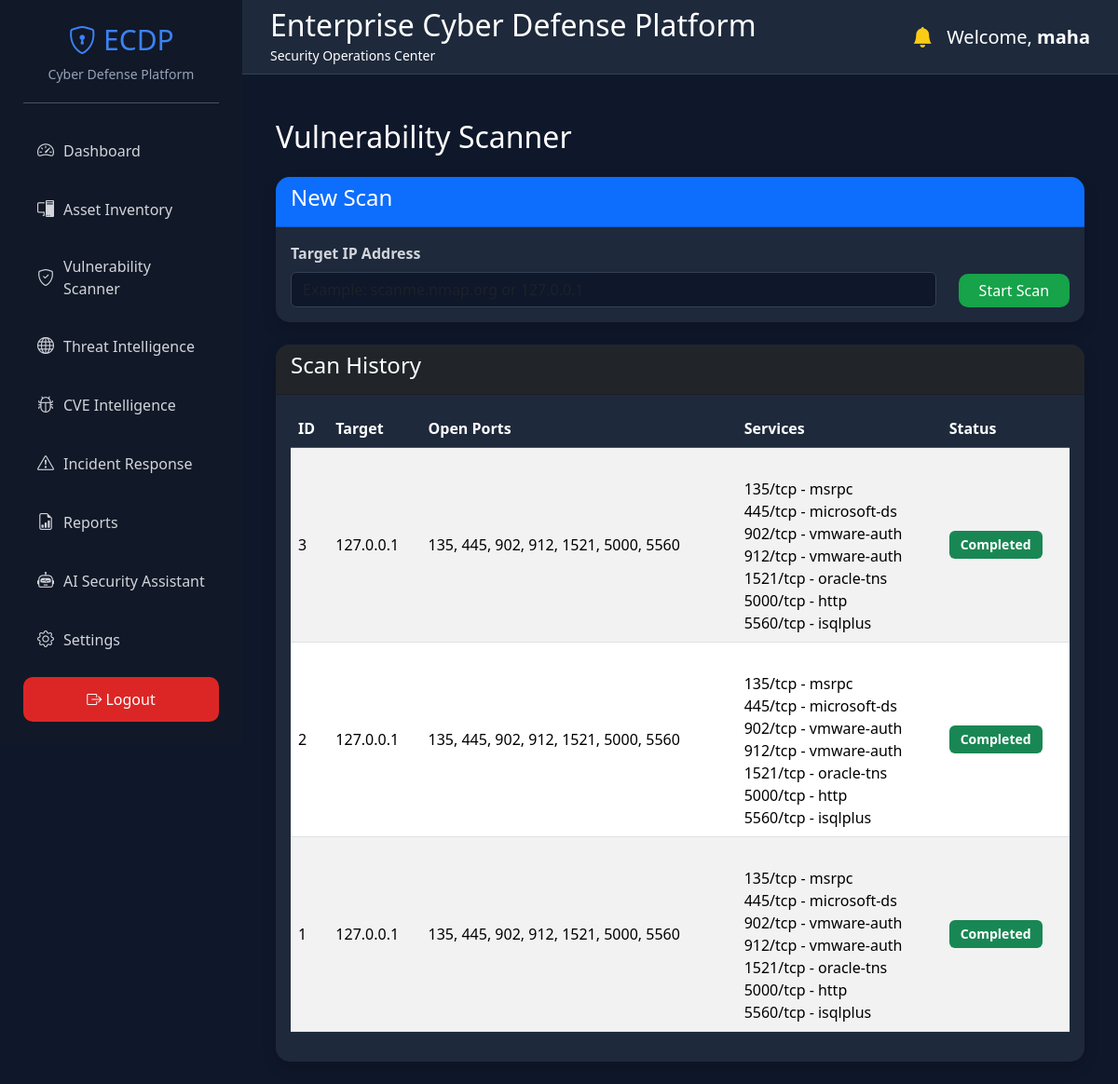
Screenshot of /scanner (signed in) with the database file from the repository.
### models/user.py (models this page shows, shortened)
class User(UserMixin, db.Model):
    __tablename__ = "users"
    id = db.Column(db.Integer, primary_key=True)
    username = db.Column(
        db.String(100),
        unique=True,
        nullable=False
    )
    email = db.Column(
        db.String(120),
        unique=True,
        nullable=False
    )
    password_hash = db.Column(
        db.String(255),
        nullable=False
    )
    role = db.Column(
        db.String(20),
        default="Analyst"
    )

### models/scan.py (models this page shows, shortened)
class Scan(db.Model):
    __tablename__ = "scans"
    id = db.Column(db.Integer, primary_key=True)
    target = db.Column(db.String(100), nullable=False)
    scan_date = db.Column(db.DateTime, server_default=db.func.now())
    open_ports = db.Column(db.Text)
    services = db.Column(db.Text)
    status = db.Column(db.String(20), default="Completed")

### routes/scanner.py (the view, shortened to what this page needs)
@scanner_bp.route("/scanner", methods=["GET", "POST"])
@login_required
def scanner():
    form = ScanForm()
    scans = Scan.query.order_by(Scan.id.desc()).all()
    return render_template(
        "scanner.html",
        form=form,
        scans=scans
    )

### forms/scan_form.py
class ScanForm(FlaskForm):
    target = StringField(
        "Target IP Address",
        validators=[
            DataRequired(),
            IPAddress(ipv4=True)
        ]
    )
    submit = SubmitField("Start Scan")

### models/user.py (called while the page is built)
@login_manager.user_loader
def load_user(user_id):
    return User.query.get(int(user_id))

### templates/scanner.html (shortened to what this page needs)
{% extends "base.html" %}
{% block content %}
<div class="container mt-4">
    <h2 class="mb-4">
        Vulnerability Scanner
    </h2>
    <div class="card shadow mb-4">
        <div class="card-header bg-primary text-white">
            <h4>New Scan</h4>
        </div>
        <div class="card-body">
            <form method="POST">
                <div class="row">
                    <div class="col-md-10">
                        {{ form.target.label(class="form-label") }}
                        {{ form.target(
                        class="form-control",
                        placeholder="Example: scanme.nmap.org or 127.0.0.1"
                        ) }}
                    </div>
                    <div class="col-md-2 d-flex align-items-end">
                        {{ form.submit(class="btn btn-success w-100") }}
                    </div>
                </div>
            </form>
        </div>
    </div>
    <div class="card shadow">
        <div class="card-header bg-dark text-white">
            <h4>Scan History</h4>
        </div>
        <div class="card-body">
            <table class="table table-striped table-hover">
                <thead class="table-dark">
                    <tr>
                        <th>ID</th>
                        <th>Target</th>
                        <th>Open Ports</th>
                        <th>Services</th>
                        <th>Status</th>
                    </tr>
                </thead>
                <tbody>
                    {% for scan in scans %}
                    <tr>
                        <td>{{ scan.id }}</td>
                        <td>{{ scan.target }}</td>
                        <td>{{ scan.open_ports }}</td>
                        <td style="white-space: pre-line;">
                            {{ scan.services }}
                        </td>
                        <td>
                            {% if scan.status == "Completed" %}
                            <span class="badge bg-success">
                                Completed
                            </span>
                            {% elif scan.status == "Host Down" %}
                            <span class="badge bg-warning text-dark">
                                Host Down
                            </span>
                            {% else %}
                            <span class="badge bg-danger">
                                Error
                            </span>
                            {% endif %}
                        </td>
                    </tr>
                    {% endfor %}
                </tbody>
            </table>
        </div>
    </div>
</div>
{% endblock %}

### templates/components/navbar.html
<nav class="navbar-custom">
    <div>
        <h2>Enterprise Cyber Defense Platform</h2>
        <small>Security Operations Center</small>
    </div>
    <div class="user-info">
        <i class="bi bi-bell-fill notification"></i>
        <h5 class="mb-0">
            Welcome,
            <strong>{{ current_user.username }}</strong>
        </h5>
    </div>
</nav>

### static/css/style.css (style rules this page uses)
* { margin: 0; padding: 0; box-sizing: border-box; font-family: "Segoe UI", Arial, sans-serif; }
body { background: #0f172a; color: #ffffff; }
.navbar-custom { height: 80px; background: #1e293b; display: flex; justify-content: space-between; align-items: center; padding: 0 30px; border-bottom: 1px solid #334155; }
.navbar-custom h2 { color: white; margin: 0; }
.user-info { display: flex; align-items: center; gap: 15px; }
.notification { font-size: 22px; color: #facc15; }
.card { background: #1e293b; color: white; border: none; border-radius: 15px; box-shadow: 0 4px 15px rgba(0, 0, 0, .3); }
.card-header { border-radius: 15px 15px 0 0 !important; }
.table { color: white; }
.table th { background: #1e293b; }
.table td { vertical-align: middle; }
.table-striped tbody tr:nth-of-type(odd) { background: #1b2638; }
.form-control, .form-select { background: #0f172a; color: white; border: 1px solid #334155; }
.form-label { color: #d1d5db; font-weight: 600; }
.btn { border-radius: 10px; }
.btn-success { background: #16a34a; border: none; }
.badge { padding: 8px 12px; font-size: 14px; }

### rows the page displays
User: username "maha"
Scan: id "3", target "127.0.0.1", open_ports "135, 445, 902, 912, 1521, 5000, 5560", services "135/tcp - msrpc 445/tcp - microsoft-ds 902/tcp - vmware-auth 912/tcp - vmware-auth 1521/tcp - oracle-tns 5000/tcp - http 5560/tcp - isqlplus", status "Completed"
Scan: id "2", target "127.0.0.1", open_ports "135, 445, 902, 912, 1521, 5000, 5560", services "135/tcp - msrpc 445/tcp - microsoft-ds 902/tcp - vmware-auth 912/tcp - vmware-auth 1521/tcp - oracle-tns 5000/tcp - http 5560/tcp - isqlplus", status "Completed"
Scan: id "1", target "127.0.0.1", open_ports "135, 445, 902, 912, 1521, 5000, 5560", services "135/tcp - msrpc 445/tcp - microsoft-ds 902/tcp - vmware-auth 912/tcp - vmware-auth 1521/tcp - oracle-tns 5000/tcp - http 5560/tcp - isqlplus", status "Completed"
